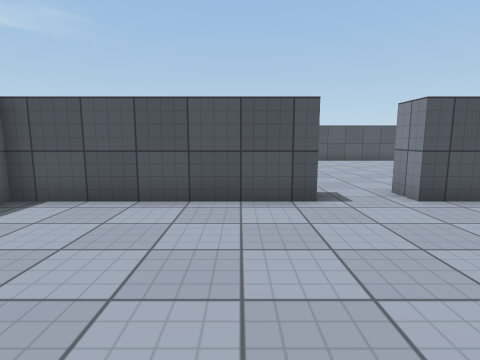
view 1 (above)

21 first-person views from a walk through a 3-D level made in the Unity game engine. The camera is 1.2 m above the floor, tilts 8° down and sees 80° across. The floor is counted in squares, 1 m on a side. Each view is taken from the middle of a square. On the plan, view 1 faces up. The plan holds only what a view shows up to about 13 squares ahead; the rest is blank. The place goes on beyond the plan. The player character is not drawn. Surface patterns are stand-ins for the level's own textures.

view 2
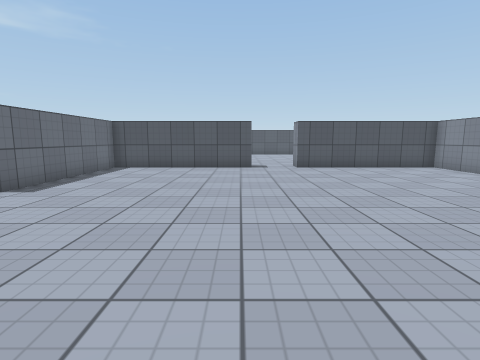

view 3
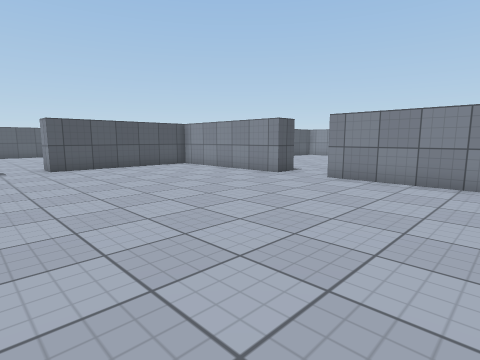

view 4
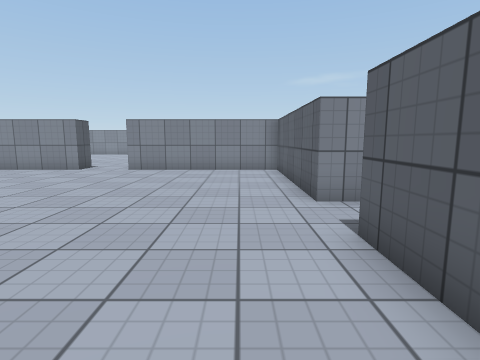

view 5
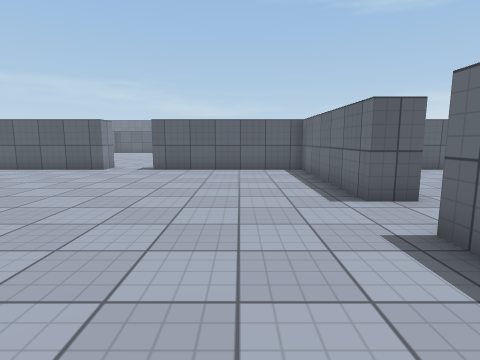

view 6
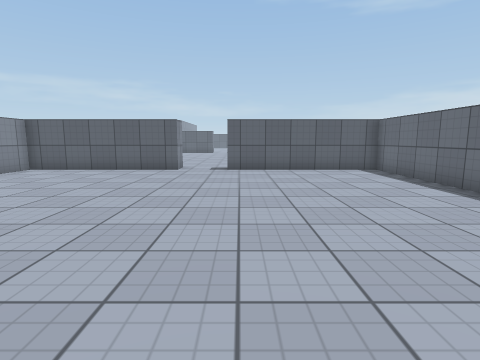

view 7
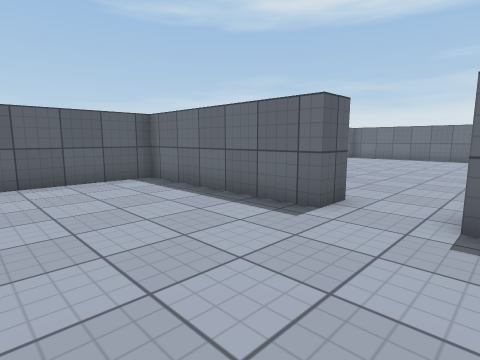

view 8
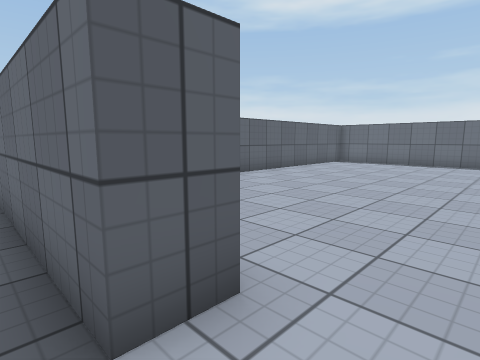

view 9
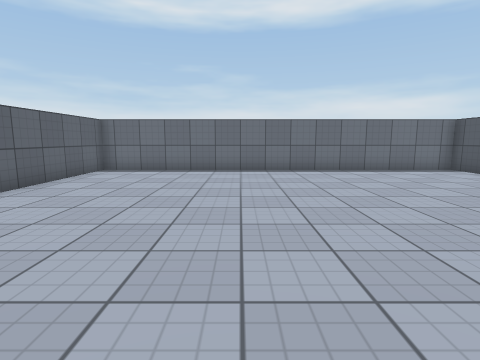

view 10
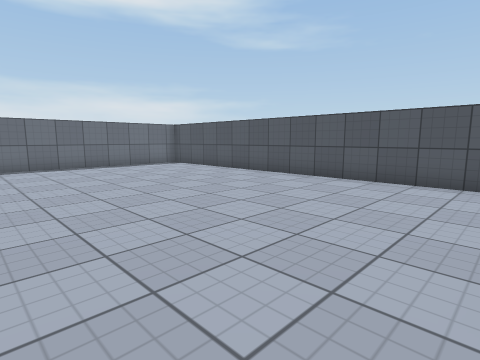

view 11
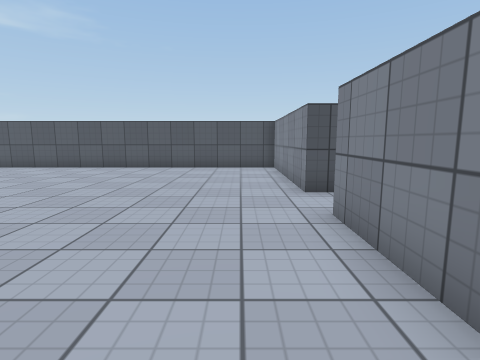

view 12
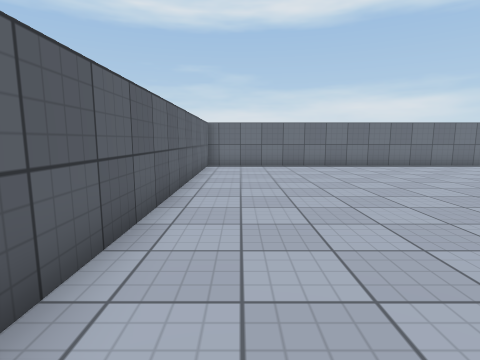

view 13
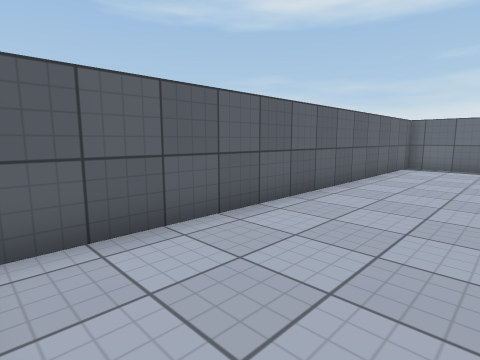

view 14
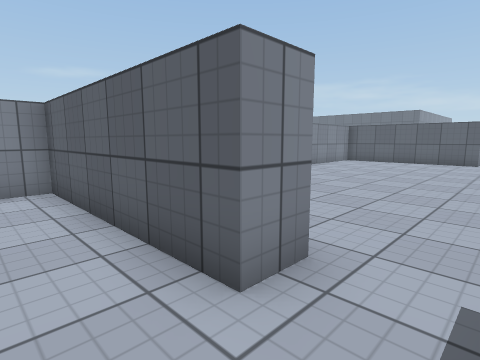

view 15
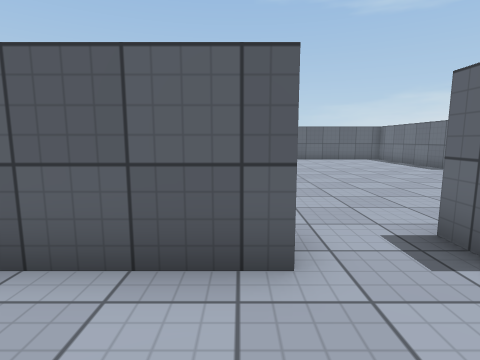

view 16
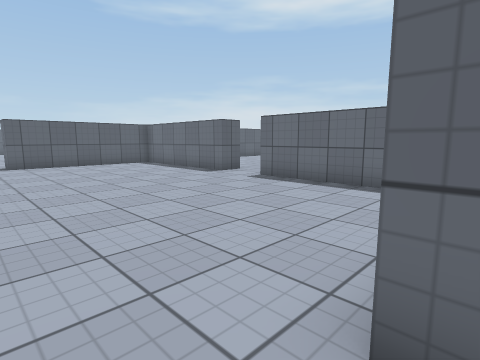

view 17
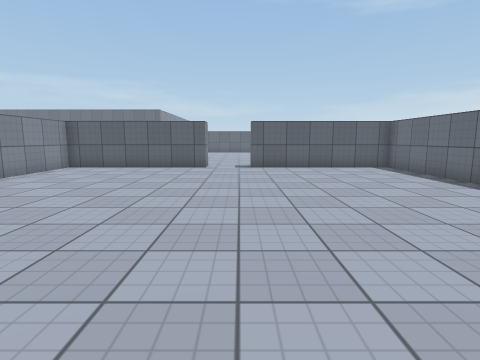

view 18
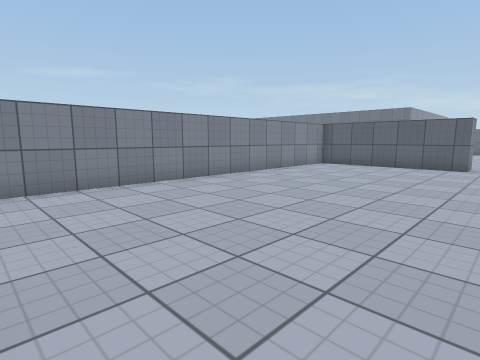

view 19
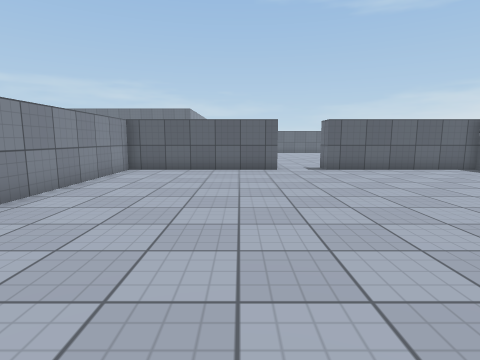

view 20
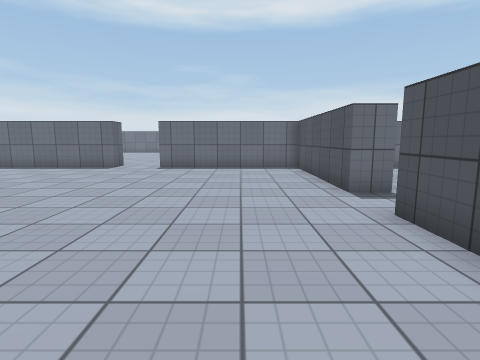

view 21
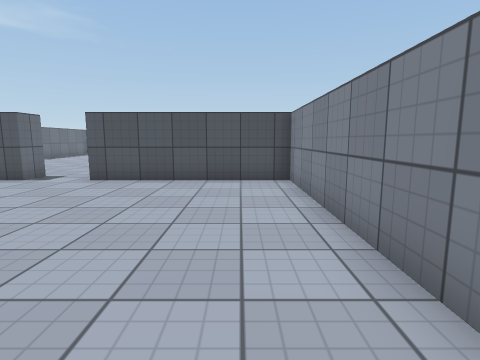

### Floor plan
Points are (right, up) in squares from view 1. A wall is a line through its corners. A room is listed if a view was taken in it or the views show most of it. See-through windows are left out.
Room 1 (views 1, 2, 3, 4, 5, 6, 7, 8, 14, 15)
walls: (1.6, 5.5) (-4.5, 5.5) (-4.5, -0.5); (3.5, -8.5) (9.5, -8.5) (9.5, -2.5); (10.5, -0.5) (9.5, -0.5) (9.5, 5.5) (3.5, 5.5); (-4.5, -2.5) (-4.5, -8.5) (1.5, -8.5)
ways out: opening at (-5, -1.5) to room 2; opening at (2.5, -9) to room 3; opening at (2.5, 6)
Room 2 (views 9, 10, 11, 12, 13)
walls: (-4.5, -0.5) (-5.5, -0.5) (-5.5, 5.5) (-19.5, 5.5) (-19.5, -8.5) (-6.2, -8.5); (-5.5, -5.4) (-5.5, -2.5) (-4.5, -2.5)
ways out: opening at (-5, -1.5) to room 1
Room 3 (views 16, 17, 18, 19, 20, 21)
walls: (-4.5, -17.5) (-4.5, -23.5) (1.5, -23.5); (1.5, -8.5) (1.5, -9.5) (-4.5, -9.5) (-4.5, -15.5); (3.5, -23.5) (9.5, -23.5) (9.5, -9.5) (3.5, -9.5) (3.5, -8.5)
ways out: opening at (2.5, -9) to room 1; opening at (-5, -16.5); opening at (2.5, -24)

Where each view was taken, in squares from view 1:
view 1: 0 up, 0 right, facing up
view 2: 7 down, 1 right, facing up
view 3: 7 down, 1 right, facing up-right
view 4: 7 down, 2 left, facing right
view 5: 3 up, 2 left, facing down
view 6: 3 up, 1 right, facing down
view 7: 0 up, 0 right, facing down-left
view 8: 1 down, 4 left, facing down-left
view 9: 3 down, 8 left, facing left
view 10: 3 down, 6 left, facing up-left
view 11: 7 down, 7 left, facing up
view 12: 7 down, 6 left, facing left
view 13: 5 down, 6 left, facing down-left
view 14: 7 down, 2 right, facing down-right
view 15: 6 down, 4 right, facing down
view 16: 9 down, 3 right, facing down-left
view 17: 11 down, 2 right, facing down
view 18: 10 down, 2 right, facing down-right
view 19: 12 down, 5 right, facing down
view 20: 12 down, 8 right, facing left
view 21: 18 down, 8 right, facing up
